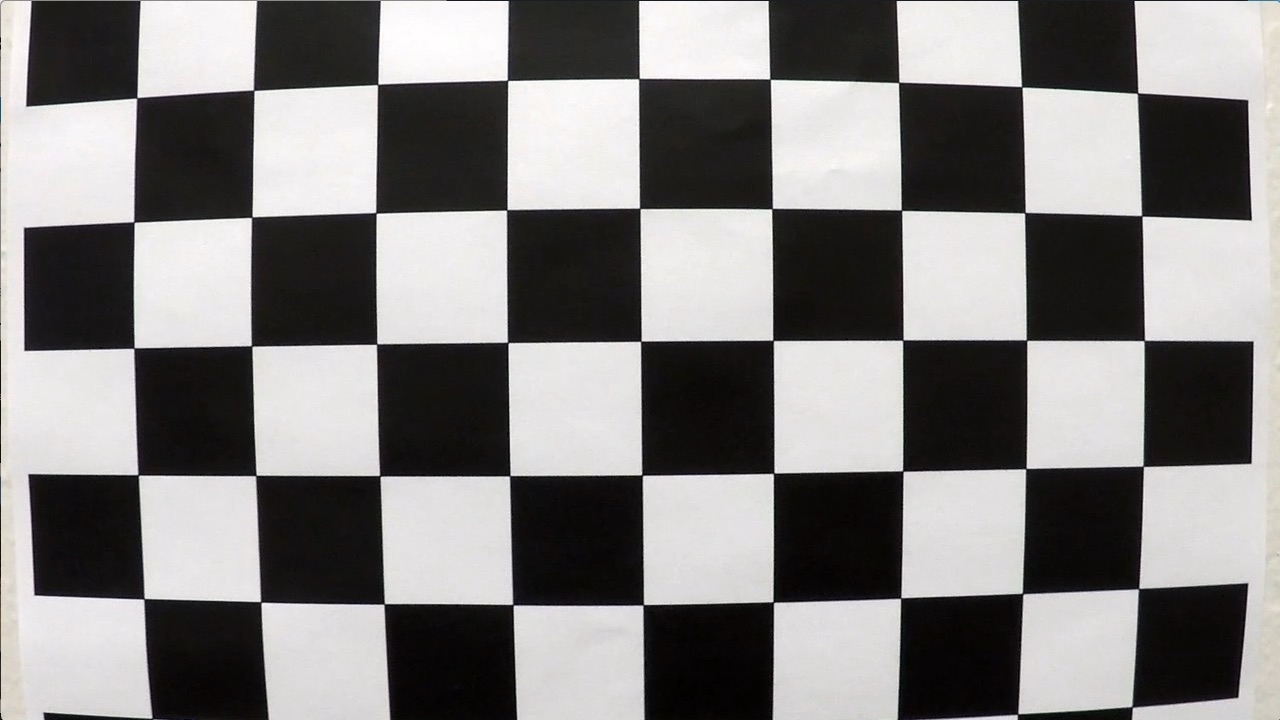
#> input picture camera_cal/calibration1.jpg, 1280 x 720 px; its folder holds only this picture in this run
$ jupyter execute --allow-errors 'Advanced_LaneFinding - PreProcessing.ipynb'   (shell and % lines are left out)
#> lines starting #> are read from the running program, lines starting #| are printed output that depends on the picture; after the words box and inside, x2 and y2 are one past the last pixel; in counts of white or black regions, pixels touching at a corner belong together
### SimpleLaneFinding.py
import math
import numpy as np
import cv2
import matplotlib.pyplot as plt
import matplotlib.image as mpimg

def grayscale(img, is_RGB=True):
    """Applies the Grayscale transform
    This will return an image with only one color channel
    but NOTE: to see the returned image as grayscale
    (assuming your grayscaled image is called 'gray')
    you should call plt.imshow(gray, cmap='gray')"""
    if is_RGB:
        return cv2.cvtColor(img, cv2.COLOR_RGB2GRAY)
    else:
        # use BGR2GRAY if you read an image with cv2.imread()
        return cv2.cvtColor(img, cv2.COLOR_BGR2GRAY)

def canny(img, low_threshold, high_threshold):
    """Applies the Canny transform"""
    return cv2.Canny(img, low_threshold, high_threshold)

def gaussian_blur(img, kernel_size):
    """Applies a Gaussian Noise kernel"""
    return cv2.GaussianBlur(img, (kernel_size, kernel_size), 0)

def region_of_interest(img, vertices):
    """
    Applies an image mask.

    Only keeps the region of the image defined by the polygon
    formed from `vertices`. The rest of the image is set to black.
    `vertices` should be a numpy array of integer points.
    """
    #defining a blank mask to start with
    mask = np.zeros_like(img)

    #defining a 3 channel or 1 channel color to fill the mask with depending on the input image
    if len(img.shape) > 2:
        channel_count = img.shape[2]  # i.e. 3 or 4 depending on your image
        ignore_mask_color = (255,) * channel_count
    else:
        ignore_mask_color = 255

    #filling pixels inside the polygon defined by "vertices" with the fill color
    cv2.fillPoly(mask, vertices, ignore_mask_color)

    #returning the image only where mask pixels are nonzero
    masked_image = cv2.bitwise_and(img, mask)
    return masked_image

def calc_line_x(y, slope, intercept):
    """Calculate x value given y, slope, intercept"""
    return int((y - intercept)/slope)

def merge_lane_lines(lines, image_height, slope_thd=0.5):
    """
    1. Separate lines to left, right lanes based on slope.
    2. Calculated avg. slope, intercept weighted by line length
    3. Calculate left, right lane end points based on above slopes, image height
    """

    left_y_top = right_y_top = image_height
    left_slope = right_slope = 0
    left_intercept = right_intercept = 0
    left_weight = right_weight = 0

    for line in lines:
        for x1,y1,x2,y2 in line:
            if x2 == x1:
                continue

            m = (y2-y1)/(x2-x1)
            c = y1 - m * x1
            d = ((y2-y1)**2 + (x2-x1)**2)**0.5

            # Update left, right lane weighted slopes, intercepts
            if m > slope_thd:
                # Left Lane Lines
                left_slope = (left_slope * left_weight + m * d)/(left_weight + d)
                left_intercept = (left_intercept * left_weight + c * d)/(left_weight + d)
                left_weight += d
                left_y_top = min(left_y_top, y1, y2)
            elif m < -slope_thd:
                # Right Lane Lines
                right_slope = (right_slope * right_weight + m * d)/(right_weight + d)
                right_intercept = (right_intercept * right_weight + c * d)/(right_weight + d)
                right_weight += d
                right_y_top = min(right_y_top, y1, y2)

    # Use same value for left, right y top (lines are parallel!)
    left_y_top = right_y_top = min(left_y_top, right_y_top)

    # Calculate left, right lane end points
    left_y_bottom = right_y_bottom = image_height
    left_x_top = calc_line_x(left_y_top, slope=left_slope, intercept=left_intercept)
    right_x_top = calc_line_x(right_y_top, slope=right_slope, intercept=right_intercept)
    left_x_bottom = calc_line_x(left_y_bottom, slope=left_slope, intercept=left_intercept)
    right_x_bottom = calc_line_x(right_y_bottom, slope=right_slope, intercept=right_intercept)

    left_line_merged = np.array([[left_x_top, left_y_top, left_x_bottom, left_y_bottom]])
    right_line_merged = np.array([[right_x_top, right_y_top, right_x_bottom, right_y_bottom]])
    lines_merged = np.array([left_line_merged, right_line_merged])
    return lines_merged

def draw_lines(img, lines, slope_thd=0.5, color=[255, 0, 0], thickness=2):
    """
    NOTE: this is the function you might want to use as a starting point once you want to
    average/extrapolate the line segments you detect to map out the full
    extent of the lane (going from the result shown in raw-lines-example.mp4
    to that shown in P1_example.mp4).

    Think about things like separating line segments by their
    slope ((y2-y1)/(x2-x1)) to decide which segments are part of the left
    line vs. the right line.  Then, you can average the position of each of
    the lines and extrapolate to the top and bottom of the lane.

    This function draws `lines` with `color` and `thickness`.
    Lines are drawn on the image inplace (mutates the image).
    If you want to make the lines semi-transparent, think about combining
    this function with the weighted_img() function below
    """
    try:
        merged_lines = merge_lane_lines(lines, image_height=img.shape[0], slope_thd=slope_thd)
    except (ZeroDivisionError, OverflowError) as e:
        print("Error merging lines. Using raw lines instead!")
        merged_lines = lines

    for line in merged_lines:
        for x1,y1,x2,y2 in line:
            cv2.line(img, (x1, y1), (x2, y2), color, thickness)
    return merged_lines

def hough_lines(img, rho, theta, threshold, min_line_len, max_line_gap, slope_thd):
    """
    `img` should be the output of a Canny transform.

    Returns an image with hough lines drawn.
    """
    lines = cv2.HoughLinesP(img, rho, theta, threshold, np.array([]), minLineLength=min_line_len, maxLineGap=max_line_gap)
    line_img = np.zeros((img.shape[0], img.shape[1], 3), dtype=np.uint8)
    merged_lines = draw_lines(line_img, lines, slope_thd=slope_thd, thickness=3)
    return line_img, merged_lines

def weighted_img(img, initial_img, α=0.8, β=1., γ=0.):
    """
    `img` is the output of the hough_lines(), An image with lines drawn on it.
    Should be a blank image (all black) with lines drawn on it.

    `initial_img` should be the image before any processing.

    The result image is computed as follows:

    initial_img * α + img * β + γ
    NOTE: initial_img and img must be the same shape!
    """
    return cv2.addWeighted(initial_img, α, img, β, γ)

def simple_line_finding(image):
    # Tuning Parameters
    gauss_kernel_size = 5
    canny_low_thd = 50
    canny_high_thd = 180
    v_x0 = 0.1
    v_x1a = 0.472
    v_x1b = 0.528
    v_y1 = 0.60
    v_x2 = 0.94
    hough_rho = 1
    hough_theta = 2.8/180.
    hough_thd = 15
    hough_min_len = 30
    hough_max_gap = 30
    slope_thd = 0.45

    # Get Grayscale Image
    img_gray = grayscale(img=image)

    # Replace Yellow pixels with white in gray scale image
    mask_yellow = cv2.inRange(image, (128, 128, 0), (255, 255, 90))
    img_gray = cv2.bitwise_or(img_gray, mask_yellow)

    # Use Gaussian Blur to filter image and remove noise
    blur_gray = gaussian_blur(img=img_gray, kernel_size=gauss_kernel_size)

    # Get Edges using "CANNY EDGE DETECTION"
    edges = canny(img=blur_gray, low_threshold=canny_low_thd, high_threshold=canny_high_thd)

    # Mask Image Using Polygon
    h = edges.shape[0]
    w = edges.shape[1]
    vertices = np.array([[(v_x0*w, h), (v_x1a*w, v_y1*h),
                          (v_x1b*w, v_y1*h), (v_x2*w, h)]],
                        dtype=np.int32)
    masked_edges = region_of_interest(img=edges, vertices=vertices)

    # Get Raw Lane Lines using "HOUGH LINES"
    lines_image, lines = hough_lines(img=masked_edges, rho=hough_rho, theta=hough_theta, threshold=hough_thd,
                                     min_line_len=hough_min_len, max_line_gap=hough_max_gap, slope_thd=slope_thd)

    # Overlay Images
    combined_img = weighted_img(img=lines_image, initial_img=image, α=1.0, β=0.9)
    return combined_img, lines

### Advanced_LaneFinding - PreProcessing.ipynb
# Project: Advanced Lane Finding - PreProcessing

### Preprocessing
1. Calculate distortion coefficients, camera mtx
2. Calcuate perspective transform matrix

### Import libraries

[cell 1]
import numpy as np
import cv2
import matplotlib.pyplot as plt
import matplotlib.image as mpimg
import glob
import pickle

### 1. Camera Calibration

[cell 2]
# prepare object points
def get_object_image_points(images, nx=9, ny=6, debug=False):
    """Iterates through calibration images, find corners and
    returns object points, image points (for camera calibration).
    Set debug to true to see found corners"""
#> called with nx = 9, ny = 6, debug = False

    objp = np.zeros((ny*nx, 3), np.float32)
    objp[:,:2] = np.mgrid[range(nx),range(ny)].T.reshape(-1,2)

    # Arrays to store object points and image points from all the images.
    objpoints = [] # 3d points in real world space
    imgpoints = [] # 2d points in image plane.

    # Step through the list and search for chessboard corners
    for fname in images:
        img = cv2.imread(fname)
#> img is the input picture: shape (720, 1280, 3); mean B, G, R 127.8, 128.4, 130.1
        gray = cv2.cvtColor(img, cv2.COLOR_BGR2GRAY)

        # Find the chessboard corners
        ret, corners = cv2.findChessboardCorners(gray, (nx, ny),None)
#> ret = False; corners = None

        # If found, add object points, image points
        if ret == True:
            objpoints.append(objp)
            imgpoints.append(corners)

            # Draw and display the corners
            if debug:
                img = cv2.drawChessboardCorners(img, (nx, ny), corners, ret)
                plt.figure()
                plt.imshow(img)
    if debug:
        cv2.destroyAllWindows()
    return objpoints, imgpoints

[cell 3]
def undistort_image(img, mtx, dist):
    return cv2.undistort(img, mtx, dist, None, mtx)

def calibrate_camera(glob_key='camera_cal/calibration*.jpg', nx=9, ny=6, debug=False):
    # Make a list of calibration images
    images = glob.glob(glob_key)

    # Get Object, Image Points
    objpoints, imgpoints = get_object_image_points(images=images, nx=nx, ny=ny, debug=debug)

    # Get Camera Image Size
    image_size=cv2.imread(images[0]).shape[1::-1]
#> image_size = (1280, 720)

    # Calibrate Camera from Object Points, Image Points
    retval, mtx, dist, rvecs, tvecs = \
        cv2.calibrateCamera(objpoints, imgpoints, image_size, None, None)

    if debug:
        # Show undistorted images
        for fname in images:
            img = cv2.imread(fname)
            f, (ax1, ax2) = plt.subplots(1, 2, figsize=(24, 9))
            f.tight_layout()
            ax1.imshow(img)
            ax1.set_title('Original Image', fontsize=50)
            ax2.imshow(undistort_image(img, mtx=mtx, dist=dist))
            ax2.set_title('Undistorted Image', fontsize=50)
            plt.subplots_adjust(left=0., right=1, top=0.9, bottom=0.)
    return mtx, dist

#> (a cell that did not finish here is left out)

### 2. Calcuate Perspective Transform Matrix

#### Reuse code from project 1 to get lane lines for perspective view

[cell 5]
from SimpleLaneFinding import simple_line_finding

[cell 6]
img_straight_lines = mpimg.imread("test_images/straight_lines1.jpg")
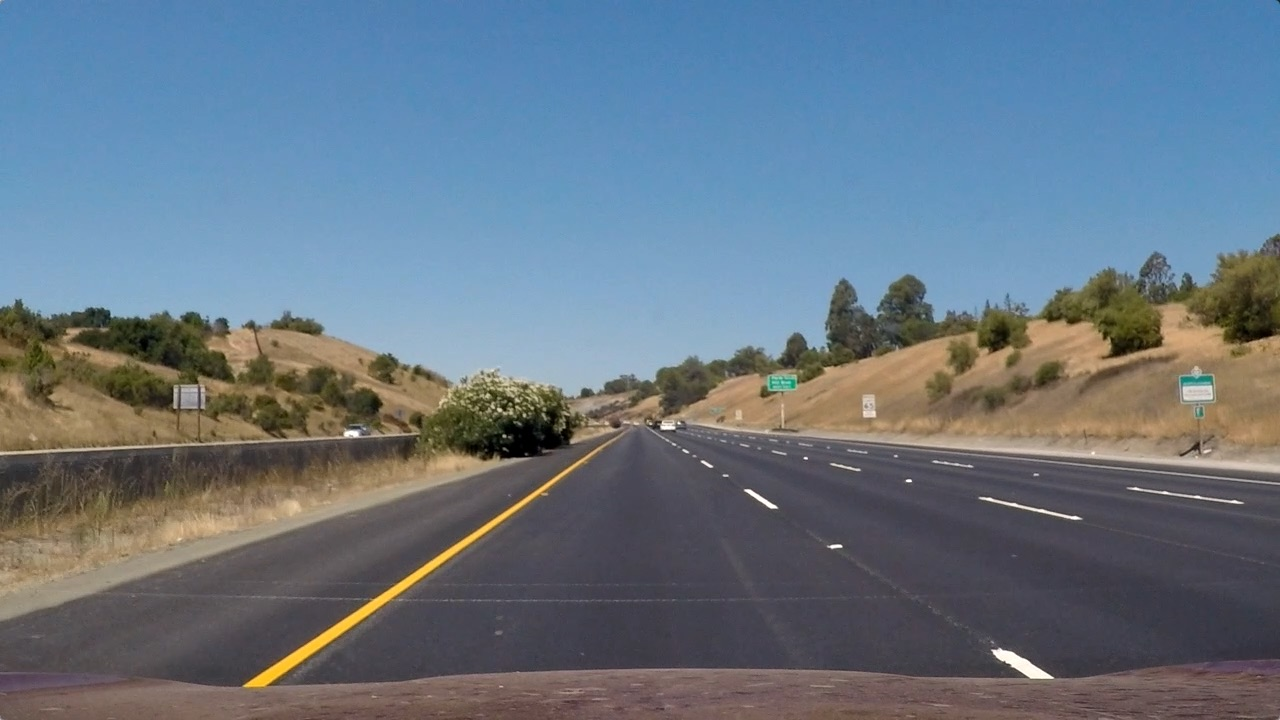
#> input picture test_images/straight_lines1.jpg, 1280 x 720 px
#> img_straight_lines is the input picture: shape (720, 1280, 3); mean R, G, B 103.2, 117.7, 131.2

img_simple_lines, lane_lines = simple_line_finding(img_straight_lines)
#> in grayscale, `return cv2.cvtColor(img, cv2.COLOR_RGB2GRAY)`:
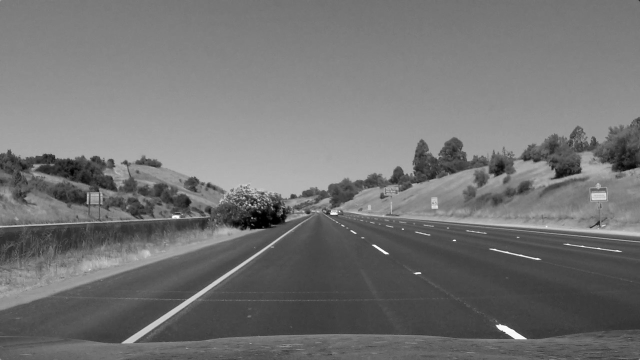
#> returned value: shape (720, 1280) (shown at 1/2 size); min 0, max 255, mean 114.9
#> in simple_line_finding, `mask_yellow = cv2.inRange(image, (128, 128, 0), (255, 255, 90))`:
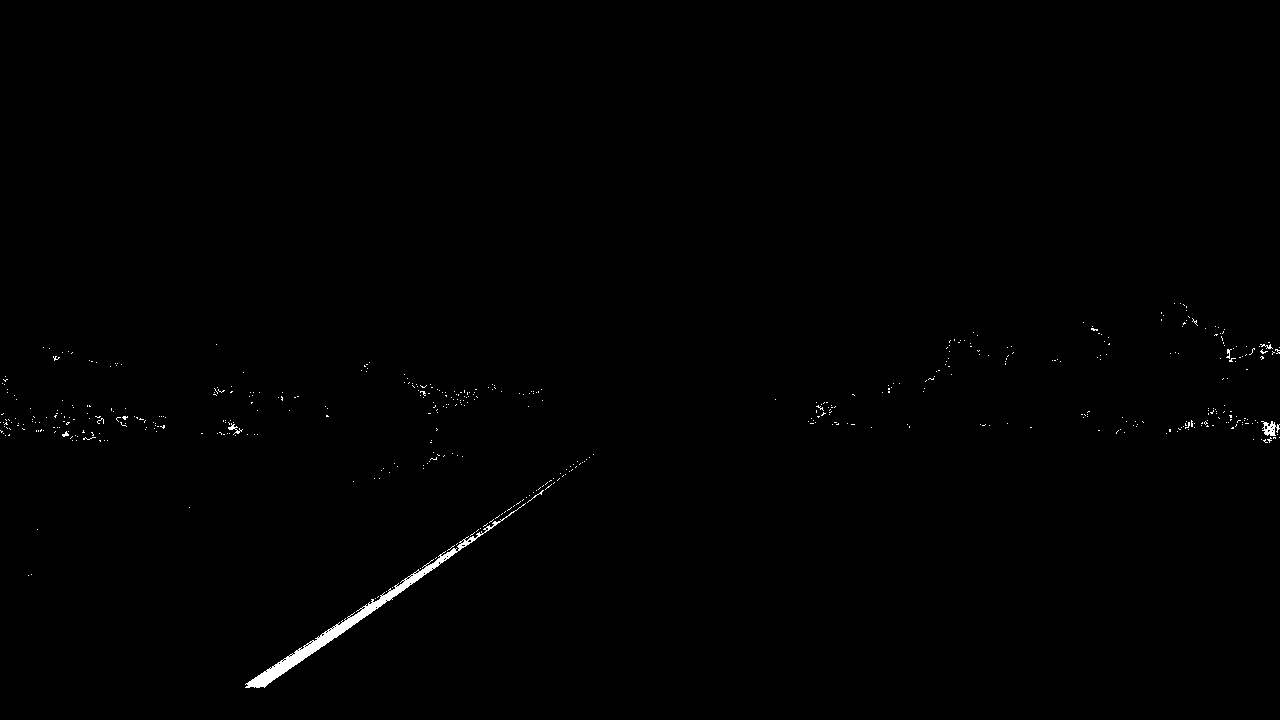
#> mask_yellow: shape (720, 1280); 0.43% white; 521 white regions (514 under 20 px), largest, box (x1, y1, x2, y2) and area: (245, 503, 526, 688) 2488, (1261, 421, 1280, 436) 152, (228, 423, 243, 435) 53
#> in region_of_interest, `cv2.fillPoly(mask, vertices, ignore_mask_color)`:
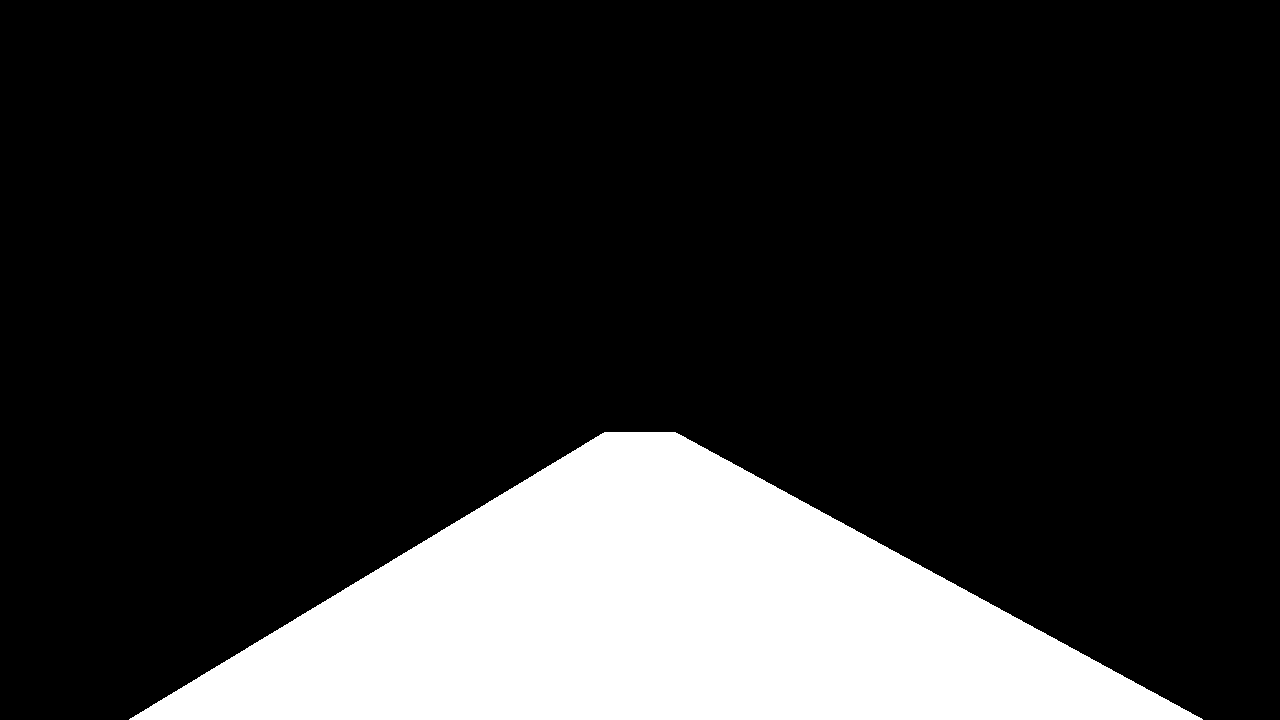
#> mask: shape (720, 1280); 17.9% white; 1 white region, box (x1, y1, x2, y2) and area: (129, 432, 1203, 720) 165238
#> (the rest of the program and of its run is left out)
